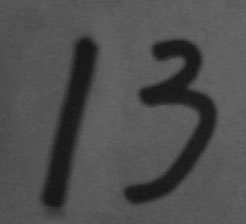
#> input picture contour/handwriting.jpg, 246 x 224 px
$ jupyter execute contour.ipynb
#> lines starting #> are read from the running program, lines starting #| are printed output that depends on the picture; after the words box and inside, x2 and y2 are one past the last pixel; in counts of white or black regions, pixels touching at a corner belong together
[cell 1]
import cv2
import matplotlib.pyplot as plt
import numpy as np

[cell 2]
# 寻找轮廓
# 寻找轮廓是针对白色物体的，一定要保证物体是白色，而背景是黑色，不然很多人在寻找轮廓时会找到图片最外面的一个框
img = cv2.imread('handwriting.jpg')
#> img is the input picture: shape (224, 246, 3); min 20, max 105, mean 78.9
img_gray = cv2.cvtColor(img, cv2.COLOR_BGR2GRAY)
ret, thresh = cv2.threshold(img_gray, 0, 255, cv2.THRESH_BINARY_INV + cv2.THRESH_OTSU)
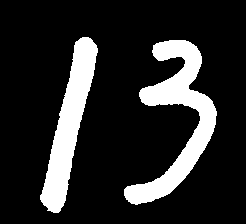
#> thresh: shape (224, 246); 16.4% white; 2 white regions
#> ret = 61
# 寻找二值化图中的轮廓
# 参数2：轮廓的查找方式，一般使用cv2.RETR_TREE，表示提取所有的轮廓并建立轮廓间的层级
# 参数3：轮廓的近似方法。比如对于一条直线，我们可以存储该直线的所有像素点，也可以只存储起点和终点。
# 使用cv2.CHAIN_APPROX_SIMPLE就表示用尽可能少的像素点表示轮廓。
contours, hierarchy = cv2.findContours(
    thresh, cv2.RETR_TREE, cv2.CHAIN_APPROX_SIMPLE)
#> contours = 2 contours; box (x1, y1, x2, y2) and area: (124, 40, 217, 205) 4807, (40, 37, 98, 213) 3798
print(len(contours))  # 结果应该为2
#| 2

[cell 3]
# 绘制轮廓
# 参数2就是得到的contours
# 参数3表示要绘制哪一条轮廓，-1表示绘制所有轮廓
# 参数4是颜色（B/G/R通道，所以(0,0,255)表示红色）
# 参数5是线宽
img_gray = cv2.cvtColor(thresh, cv2.COLOR_GRAY2BGR)
#> img_gray: shape (224, 246, 3); 16.4% white; 2 white regions, box (x1, y1, x2, y2) and area: (124, 40, 217, 205) 5068, (40, 37, 98, 213) 3983
cv2.drawContours(img_gray, contours, -1, (0, 0, 255), 2)
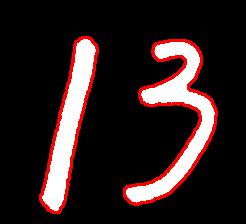
#> img_gray: shape (224, 246, 3); mean B, G, R 32.2, 32.2, 47.6
plt.imshow(img_gray[:,:,::-1])
plt.show()
